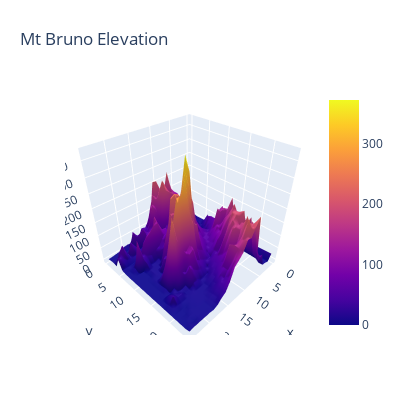

Notebook source saved alongside this figure:
### Code cell
import plotly.offline as py
py.init_notebook_mode(connected=True)
import plotly.graph_objs as go
import pandas as pd
table = pd.read_csv('data-python/mt_bruno_elevation.csv')
data = go.Surface(z=table.values)  # use 2D numpy array format
layout = go.Layout(title='Mt Bruno Elevation',
                   width=400, height=400,    # image size
                   margin=dict(l=65, r=10, b=65, t=90))   # margins around the plot
fig = go.Figure(data=[data], layout=layout)
py.iplot(fig)

### Figure 1 — Plotly figure (JSON) as saved in the notebook; plotly's stock layout.template omitted (floating-point values rounded to 4 significant figures; data arrays with more than 128 entries replaced by an {"elided": "..."} marker saying what was removed)
{"data": [{"type": "surface", "z": {"elided": "25x25 float values"}}], "layout": {"height": 400, "margin": {"b": 65, "l": 65, "r": 10, "t": 90}, "title": {"text": "Mt Bruno Elevation"}, "width": 400}}
